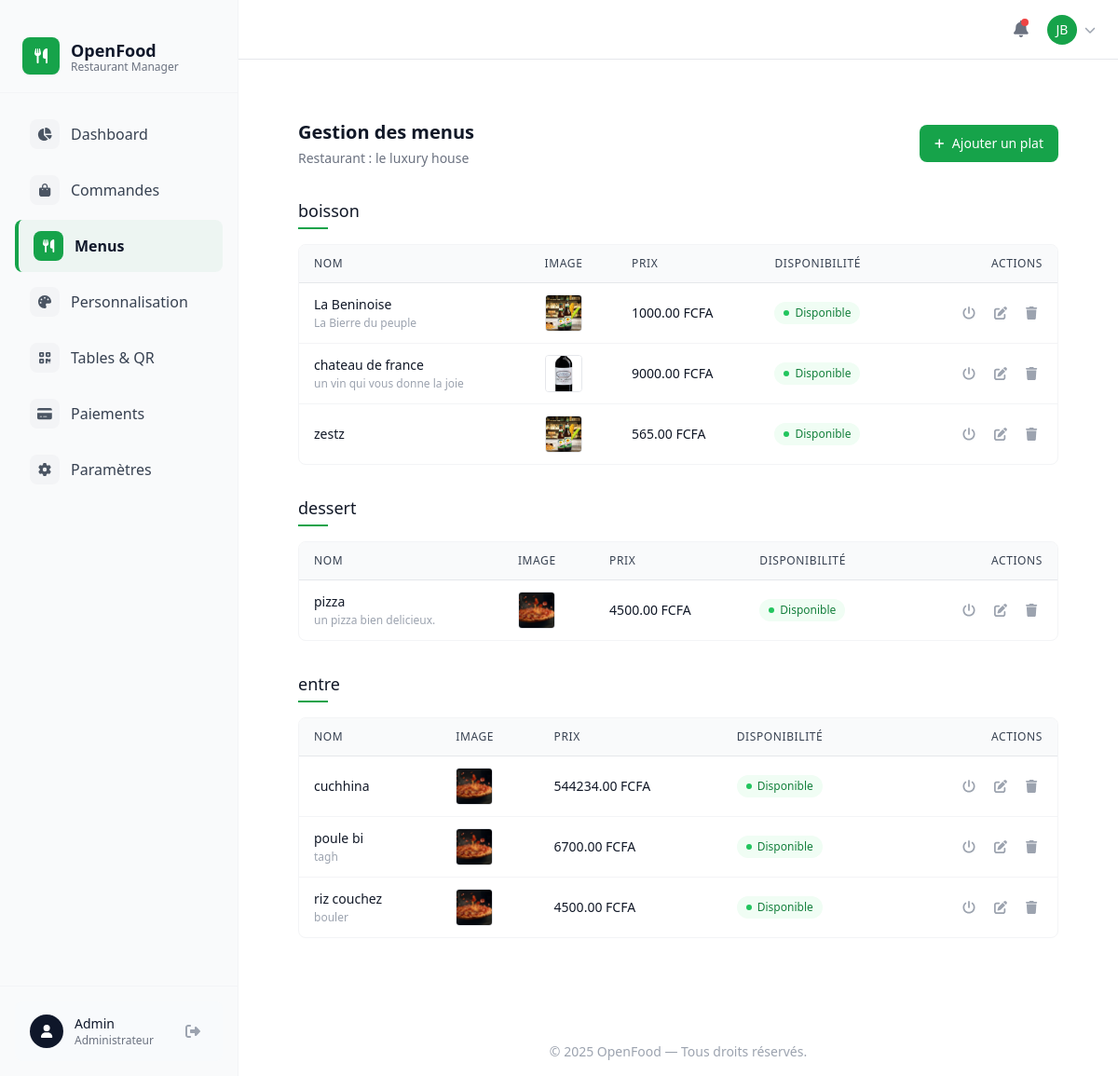
/menus/ (signed in), run on the app's committed database.
### accounts/models.py (models this page shows, shortened)
class User(AbstractBaseUser, PermissionsMixin):
    email = models.EmailField(unique=True)
    first_name = models.CharField(max_length=100)
    last_name = models.CharField(max_length=100)
    email_verified = models.BooleanField(default=False)
    email_token = models.UUIDField(
        default=uuid.uuid4,
        null=True,
        blank=True,
        editable=False
    )
    is_active = models.BooleanField(default=True)
    is_staff = models.BooleanField(default=False)
    transfer_pin_hash = models.CharField(max_length=64, blank=True, null=True)
    date_joined = models.DateTimeField(default=timezone.now)
    objects = UserManager()
    groups = models.ManyToManyField(
        Group,
        related_name="accounts_users",
        blank=True
    )
    user_permissions = models.ManyToManyField(
        Permission,
        related_name="accounts_user_permissions",
        blank=True
    )
    USERNAME_FIELD = "email"
    REQUIRED_FIELDS = ["first_name", "last_name"]

### base/models.py (models this page shows, shortened)
class Restaurant(models.Model):
    owner = models.ForeignKey(User, on_delete=models.CASCADE, related_name='restaurants')
    name = models.CharField(max_length=200)
    slug = models.SlugField(unique=True, blank=True)
    subdomain = models.SlugField(unique=True,null=True, blank=True)
    description = models.TextField(blank=True)
    address = models.CharField(max_length=300)
    phone = models.CharField(max_length=20)
    email = models.EmailField()
    logo = models.ImageField(upload_to='restaurants/logos/', blank=True)
    cover_image = models.ImageField(upload_to='restaurants/covers/', blank=True)
    opening_hours = models.JSONField(default=dict, blank=True)
    subscription_plan = models.ForeignKey(SubscriptionPlan, on_delete=models.SET_NULL, null=True)
    subscription_start = models.DateTimeField(null=True, blank=True)
    subscription_end = models.DateTimeField(null=True, blank=True)
    is_active = models.BooleanField(default=True)
    qr_code = models.ImageField(upload_to='qrcodes/', blank=True)
    primary_color = models.CharField(max_length=7, default='#FF6B6B')
    secondary_color = models.CharField(max_length=7, default='#4ECDC4')
    created_at = models.DateTimeField(auto_now_add=True)
    updated_at = models.DateTimeField(auto_now=True)

class Category(models.Model):
    restaurant = models.ForeignKey(Restaurant, on_delete=models.CASCADE, related_name='categories')
    name = models.CharField(max_length=100)
    slug = models.SlugField(blank=True)
    description = models.TextField(blank=True)
    image = models.ImageField(upload_to='categories/', blank=True)
    order = models.IntegerField(default=0)
    is_active = models.BooleanField(default=True)
    class Meta:
        ordering = ['order', 'name']
        verbose_name_plural = 'Categories'

class MenuItem(models.Model):
    restaurant = models.ForeignKey(Restaurant, on_delete=models.CASCADE, related_name='menu_items')
    category = models.ForeignKey(Category, on_delete=models.CASCADE, related_name='items')
    name = models.CharField(max_length=200)
    slug = models.SlugField(blank=True)
    description = models.TextField(blank=True)
    price = models.DecimalField(max_digits=10, decimal_places=2)
    discount_price = models.DecimalField(max_digits=10, decimal_places=2, null=True, blank=True)
    image = models.ImageField(upload_to='menu_items/', blank=True)
    ingredients = models.TextField(blank=True)
    allergens = models.CharField(max_length=300, blank=True)
    is_vegetarian = models.BooleanField(default=False)
    is_vegan = models.BooleanField(default=False)
    is_spicy = models.BooleanField(default=False)
    is_available = models.BooleanField(default=True)
    preparation_time = models.IntegerField(help_text="Temps en minutes", default=15)
    order = models.IntegerField(default=0)
    created_at = models.DateTimeField(auto_now_add=True)
    updated_at = models.DateTimeField(auto_now=True)
    class Meta:
        ordering = ['order', 'name']

### base/views.py (the view)
# urls.py: path("menus/", menus_list, name="menus_list"),
@login_required
def menus_list(request):
    restaurant = Restaurant.objects.filter(owner=request.user).first()
    categories = Category.objects.filter(restaurant=restaurant)
    return render(request, "admin_user/menus/list_menu.html", {
        "restaurant": restaurant,
        "categories": categories
    })

### templates/admin_user/menus/list_menu.html (shortened to what this page needs)
{% extends "admin_user/base.html" %}
{% load static %}
{% block content %}
<div class="max-w-7xl mx-auto p-4 md:p-6">
  <div class="mb-8">
    <div class="flex flex-col md:flex-row md:items-center justify-between gap-4 mb-6">
      <div>
        <h1 class="text-xl font-semibold text-gray-900 mb-1">
          Gestion des menus
        </h1>
        <p class="text-sm text-gray-500">
          Restaurant : {{ restaurant.name }}
        </p>
      </div>
      <a href="{% url 'menu_create' %}"
         class="inline-flex items-center gap-2 px-4 py-2.5 bg-primary text-white text-sm font-medium rounded-lg hover:bg-primary/90 transition-colors duration-150">
        <i class="fas fa-plus text-xs"></i>
        Ajouter un plat
      </a>
    </div>
  </div>
  {% if categories %}
    {% for category in categories %}
      <div class="mb-8">
        <div class="mb-4">
          <h2 class="text-lg font-medium text-gray-900 mb-1">
            {{ category.name }}
          </h2>
          <div class="w-8 h-0.5 bg-primary"></div>
        </div>
        {% if category.items.all %}
          <div class="bg-white rounded-lg border border-gray-100 overflow-hidden">
            <div class="overflow-x-auto">
              <table class="w-full text-sm">
                <thead class="bg-gray-50">
                  <tr class="border-b border-gray-200">
                    <th class="px-4 py-3 text-left font-medium text-gray-700 text-xs uppercase tracking-wider">Nom</th>
                    <th class="px-4 py-3 text-left font-medium text-gray-700 text-xs uppercase tracking-wider">Image</th>
                    <th class="px-4 py-3 text-left font-medium text-gray-700 text-xs uppercase tracking-wider">Prix</th>
                    <th class="px-4 py-3 text-left font-medium text-gray-700 text-xs uppercase tracking-wider">Disponibilité</th>
                    <th class="px-4 py-3 text-right font-medium text-gray-700 text-xs uppercase tracking-wider">Actions</th>
                  </tr>
                </thead>
                <tbody class="divide-y divide-gray-100">
                  {% for item in category.items.all %}
                  <tr class="hover:bg-gray-50/50 transition-colors duration-150">
                    <td class="px-4 py-3">
                      <div class="font-medium text-gray-900">{{ item.name }}</div>
                      {% if item.description %}
                        <div class="text-xs text-gray-400 mt-0.5 line-clamp-1">{{ item.description }}</div>
                      {% endif %}
                    </td>
                    <td class="px-4 py-3">
                      {% if item.image %}
                        <div class="w-10 h-10 rounded overflow-hidden border border-gray-200">
                          <img src="{{ item.image.url }}" alt="{{ item.name }}"
                               class="w-full h-full object-cover">
                        </div>
                      {% else %}
                        <div class="w-10 h-10 rounded border border-gray-200 bg-gray-50 flex items-center justify-center">
                          <i class="fas fa-image text-gray-300 text-sm"></i>
                        </div>
                      {% endif %}
                    </td>
                    <td class="px-4 py-3">
                      <div class="font-medium text-gray-900">{{ item.price }} FCFA</div>
                    </td>
                    <td class="px-4 py-3">
                      {% if item.is_available %}
                        <div class="inline-flex items-center gap-1.5 px-2.5 py-1 rounded-full bg-green-50 text-green-700 text-xs font-medium">
                          <span class="w-1.5 h-1.5 rounded-full bg-green-500"></span>
                          Disponible
                        </div>
                      {% else %}
                        <div class="inline-flex items-center gap-1.5 px-2.5 py-1 rounded-full bg-gray-100 text-gray-600 text-xs font-medium">
                          <span class="w-1.5 h-1.5 rounded-full bg-gray-400"></span>
                          Indisponible
                        </div>
                      {% endif %}
                    </td>
                    <td class="px-4 py-3">
                      <div class="flex items-center justify-end gap-2">
                        <button type="button"
                                onclick="toggleAvailability({{ item.id }}, '{{ item.name|escapejs }}', {{ item.is_available|yesno:"true,false" }})"
                                class="p-1.5 text-gray-400 hover:text-green-600 transition-colors duration-150"
                                title="{% if item.is_available %}Rendre indisponible{% else %}Rendre disponible{% endif %}">
                          <i class="fas fa-power-off text-sm"></i>
                        </button>
                        <a href="{% url 'menu_update' item.id %}"
                           class="p-1.5 text-gray-400 hover:text-primary transition-colors duration-150"
                           title="Modifier">
                          <i class="fas fa-edit text-sm"></i>
                        </a>
                        <button type="button"
                                onclick="showDeleteModal('{{ item.name|escapejs }}', '{% url 'menu_delete' item.id %}')"
                                class="p-1.5 text-gray-400 hover:text-red-500 transition-colors duration-150"
                                title="Supprimer">
                          <i class="fas fa-trash text-sm"></i>
                        </button>
                      </div>
                    </td>
                  </tr>
                  {% endfor %}
                </tbody>
              </table>
            </div>
          </div>
        {% endif %}
      </div>
    {% endfor %}
  {% endif %}
</div>
{% endblock %}

### templates/admin_user/header.html (shortened to what this page needs)
<header class="bg-white border-b border-gray-200 flex items-center justify-between px-6 h-16 sticky top-0 z-40">
  <div class="flex items-center gap-4">
    <div class="relative">
      <button class="relative text-gray-500 hover:text-gray-700 focus:outline-none p-1">
        <i class="fas fa-bell text-lg"></i>
        <span class="absolute top-1 right-1 inline-block w-2 h-2 bg-red-500 rounded-full"></span>
      </button>
    </div>
    <div class="relative" x-data="{ open: false }">
      <button @click="open = !open" class="flex items-center gap-2 focus:outline-none group">
        <div class="w-8 h-8 rounded-full bg-primary text-white flex items-center justify-center font-medium text-sm">
          {{ request.user.first_name|slice:":1" }}{{ request.user.last_name|slice:":1" }}
        </div>
        <i class="fas fa-chevron-down text-gray-400 text-xs transition-transform duration-200" :class="{'rotate-180': open}"></i>
      </button>
    </div>
  </div>
</header>

### data on the page
User: user.first_name "J", user.last_name "B"
Restaurant: name "le luxury house"
Category: name "boisson"
MenuItem: name "La Beninoise", description "La Bierre du peuple", image (picture), price "1000.00", is_available True (drawn)
MenuItem: name "chateau de france", description "un vin qui vous donne la joie", image (picture), price "9000.00", is_available True (drawn)
MenuItem: name "zestz", image (picture), price "565.00", is_available True (drawn)
Category: name "dessert"
MenuItem: name "pizza", description "un pizza bien delicieux.", image (picture), price "4500.00", is_available True (drawn)
Category: name "entre"
MenuItem: name "cuchhina", image (picture), price "544234.00", is_available True (drawn)
MenuItem: name "poule bi", description "tagh", image (picture), price "6700.00", is_available True (drawn)
MenuItem: name "riz couchez", description "bouler", image (picture), price "4500.00", is_available True (drawn)

### other printed values
{{ year|default:"2025" }} "2025"
